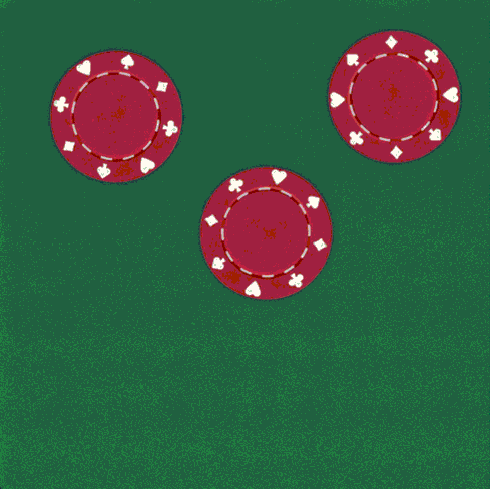
#> input picture PreProcessamento/fichasVermelhas.bmp, 490 x 489 px, found by its file name
$ python OperacoesAritmeticas.py
#> lines starting #> are read from the running program, lines starting #| are printed output that depends on the picture
import cv2 as cv

imagemFichasVermelhas = cv.imread('./PreProcessamento/fichasVermelhas.bmp')
#> imagemFichasVermelhas is the input picture: shape (489, 490, 3); mean B, G, R 65.7, 91.1, 55.3
imagemFichasPretas = cv.imread('./PreProcessamento/fichasPretas.bmp')
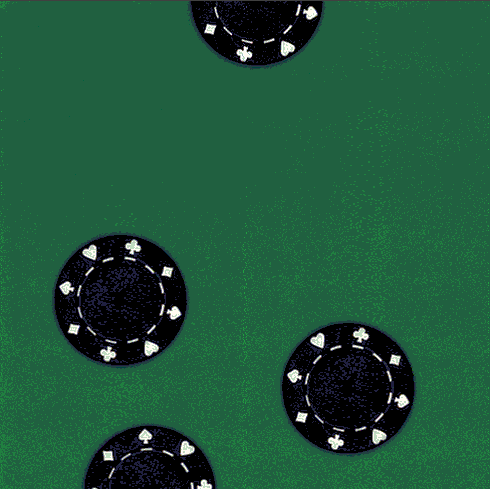
#> input picture PreProcessamento/fichasPretas.bmp, 490 x 489 px, found by its file name
#> imagemFichasPretas is the input picture: shape (489, 490, 3); mean B, G, R 58.3, 86.2, 31

#Adicionando duas imagens
imagem = cv.add(imagemFichasVermelhas, imagemFichasPretas)
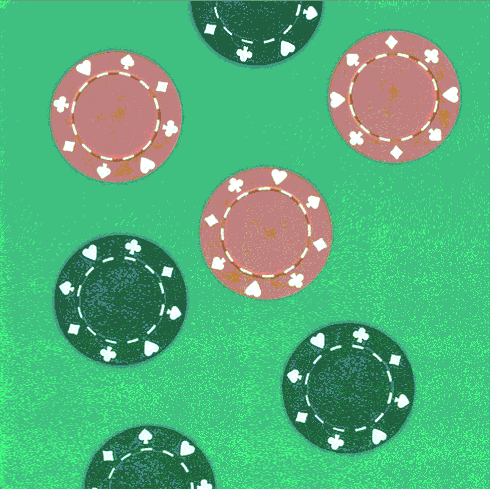
#> imagem: shape (489, 490, 3); mean B, G, R 123.2, 175.2, 85.8

cv.imshow("Resultado", imagem)
cv.waitKey(0)
cv.destroyAllWindows()


#Remoção
ficha1 = cv.imread('./PreProcessamento/fichaPos1.bmp')
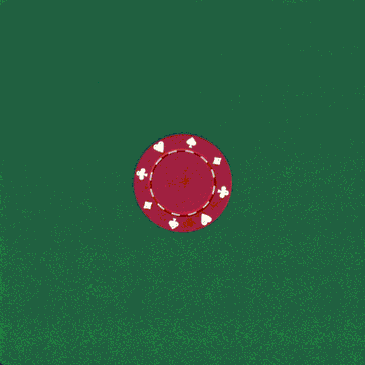
#> input picture PreProcessamento/fichaPos1.bmp, 365 x 365 px, found by its file name
#> ficha1 is the input picture: shape (365, 365, 3); mean B, G, R 64.6, 95.4, 39.7
ficha2 = cv.imread('./PreProcessamento/fichaPos2.bmp')
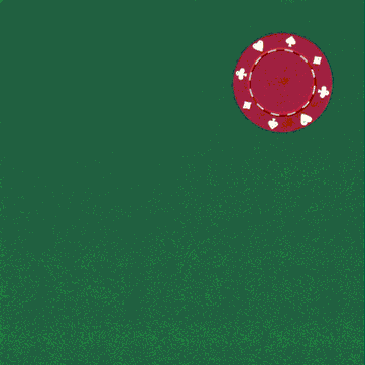
#> input picture PreProcessamento/fichaPos2.bmp, 365 x 365 px, found by its file name
#> ficha2 is the input picture: shape (365, 365, 3); mean B, G, R 64.6, 95.3, 39.8

imagem = cv.subtract(ficha1, ficha2)
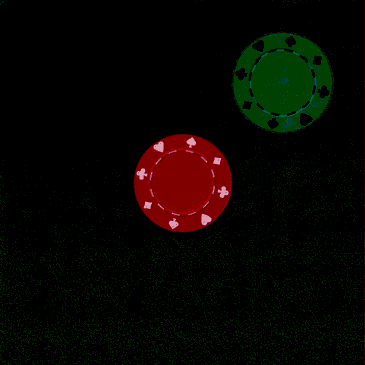
#> imagem: shape (365, 365, 3); mean B, G, R 1.1, 5.6, 7.8
cv.imshow("Resultado Subtração", imagem)

cv.waitKey(0)
cv.destroyAllWindows()
